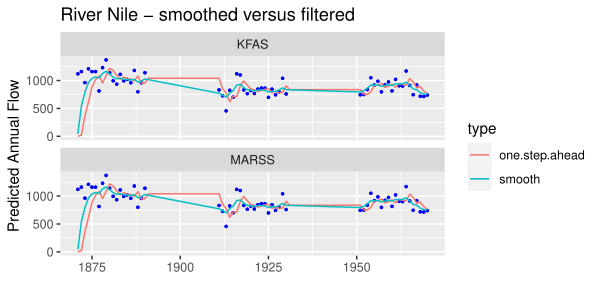

Here is the R script that generated this plot:
###################################################
### code chunk number 58: Cs606_missing-values
###################################################
require(ggplot2)
require(tidyr)
df <- rbind(fitted_kfas_NA, fitted_marss_NA)
df$t <- as.vector(time(NileNA))
df$y <- conf_marss_NA$y
df <- tidyr::pivot_longer(df, c(smooth, one.step.ahead), names_to = "type", values_to = "value")
ggplot(df, aes(x = t, y = value, col = type)) +
  geom_point(aes(x = t, y = y), col = "blue", size = 0.5, na.rm = TRUE) +
  geom_line() +
  ylab("Predicted Annual Flow") +
  xlab("") +
  ggtitle("River Nile - smoothed versus filtered") +
  facet_wrap(~name, ncol = 1)
